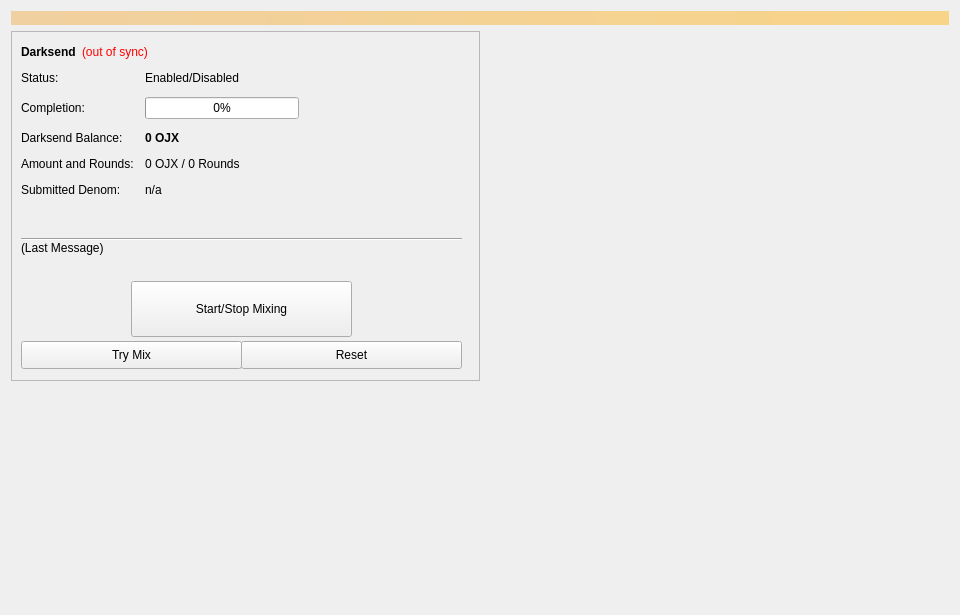
<?xml version="1.0" encoding="UTF-8"?>
<ui version="4.0">
 <class>Coinmix</class>
 <widget class="QWidget" name="Coinmix">
  <property name="geometry">
   <rect>
    <x>0</x>
    <y>0</y>
    <width>960</width>
    <height>615</height>
   </rect>
  </property>
  <property name="minimumSize">
   <size>
    <width>960</width>
    <height>0</height>
   </size>
  </property>
  <property name="windowTitle">
   <string>Form</string>
  </property>
  <layout class="QVBoxLayout" name="topLayout">
   <item>
    <widget class="QLabel" name="labelAlerts">
     <property name="visible">
      <bool>false</bool>
     </property>
     <property name="styleSheet">
      <string notr="true">background-color: qlineargradient(x1: 0, y1: 0, x2: 1, y2: 0, stop:0 #F0D0A0, stop:1 #F8D488); color:#000000;</string>
     </property>
     <property name="wordWrap">
      <bool>true</bool>
     </property>
     <property name="margin">
      <number>3</number>
     </property>
    </widget>
   </item>
   <item>
    <layout class="QHBoxLayout" name="horizontalLayout" stretch="1,1">
     <item>
      <layout class="QVBoxLayout" name="verticalLayout_2">
       <item>
        <widget class="QFrame" name="frameDarksend">
         <property name="minimumSize">
          <size>
           <width>0</width>
           <height>350</height>
          </size>
         </property>
         <property name="layoutDirection">
          <enum>Qt::LeftToRight</enum>
         </property>
         <property name="frameShape">
          <enum>QFrame::StyledPanel</enum>
         </property>
         <property name="frameShadow">
          <enum>QFrame::Raised</enum>
         </property>
         <widget class="QWidget" name="formLayoutWidget">
          <property name="geometry">
           <rect>
            <x>10</x>
            <y>40</y>
            <width>451</width>
            <height>161</height>
           </rect>
          </property>
          <layout class="QFormLayout" name="formLayout">
           <property name="fieldGrowthPolicy">
            <enum>QFormLayout::AllNonFixedFieldsGrow</enum>
           </property>
           <property name="horizontalSpacing">
            <number>11</number>
           </property>
           <property name="verticalSpacing">
            <number>12</number>
           </property>
           <item row="0" column="0">
            <widget class="QLabel" name="label_6">
             <property name="text">
              <string>Status:</string>
             </property>
            </widget>
           </item>
           <item row="1" column="0">
            <widget class="QLabel" name="label_7">
             <property name="text">
              <string>Completion:</string>
             </property>
            </widget>
           </item>
           <item row="1" column="1">
            <widget class="QProgressBar" name="DarksendProgress">
             <property name="maximumSize">
              <size>
               <width>154</width>
               <height>16777215</height>
              </size>
             </property>
             <property name="value">
              <number>0</number>
             </property>
            </widget>
           </item>
           <item row="2" column="0">
            <widget class="QLabel" name="labelAnonymizedText">
             <property name="text">
              <string>Darksend Balance:</string>
             </property>
            </widget>
           </item>
           <item row="2" column="1">
            <widget class="QLabel" name="labelAnonymized">
             <property name="font">
              <font>
               <weight>75</weight>
               <bold>true</bold>
              </font>
             </property>
             <property name="text">
              <string notr="true">0 OJX</string>
             </property>
            </widget>
           </item>
           <item row="3" column="0">
            <widget class="QLabel" name="label_8">
             <property name="text">
              <string>Amount and Rounds:</string>
             </property>
            </widget>
           </item>
           <item row="3" column="1">
            <widget class="QLabel" name="labelAmountRounds">
             <property name="text">
              <string>0 OJX / 0 Rounds</string>
             </property>
            </widget>
           </item>
           <item row="4" column="0">
            <widget class="QLabel" name="label_9">
             <property name="text">
              <string>Submitted Denom:</string>
             </property>
            </widget>
           </item>
           <item row="4" column="1">
            <widget class="QLabel" name="labelSubmittedDenom">
             <property name="toolTip">
              <string>The denominations you submitted to the Masternode.&lt;br&gt;To mix, other users must submit the exact same denominations.</string>
             </property>
             <property name="text">
              <string>n/a</string>
             </property>
            </widget>
           </item>
           <item row="0" column="1">
            <widget class="QLabel" name="DarksendEnabled">
             <property name="text">
              <string>Enabled/Disabled</string>
             </property>
            </widget>
           </item>
          </layout>
         </widget>
         <widget class="QPushButton" name="runAutoDenom">
          <property name="geometry">
           <rect>
            <x>251</x>
            <y>17</y>
            <width>1</width>
            <height>1</height>
           </rect>
          </property>
          <property name="palette">
           <palette>
            <active>
             <colorrole role="WindowText">
              <brush brushstyle="SolidPattern">
               <color alpha="255">
                <red>0</red>
                <green>0</green>
                <blue>0</blue>
               </color>
              </brush>
             </colorrole>
             <colorrole role="Button">
              <brush brushstyle="SolidPattern">
               <color alpha="255">
                <red>239</red>
                <green>238</green>
                <blue>238</blue>
               </color>
              </brush>
             </colorrole>
             <colorrole role="Light">
              <brush brushstyle="SolidPattern">
               <color alpha="255">
                <red>255</red>
                <green>255</green>
                <blue>255</blue>
               </color>
              </brush>
             </colorrole>
             <colorrole role="Midlight">
              <brush brushstyle="SolidPattern">
               <color alpha="255">
                <red>247</red>
                <green>246</green>
                <blue>246</blue>
               </color>
              </brush>
             </colorrole>
             <colorrole role="Dark">
              <brush brushstyle="SolidPattern">
               <color alpha="255">
                <red>119</red>
                <green>119</green>
                <blue>119</blue>
               </color>
              </brush>
             </colorrole>
             <colorrole role="Mid">
              <brush brushstyle="SolidPattern">
               <color alpha="255">
                <red>159</red>
                <green>159</green>
                <blue>159</blue>
               </color>
              </brush>
             </colorrole>
             <colorrole role="Text">
              <brush brushstyle="SolidPattern">
               <color alpha="255">
                <red>0</red>
                <green>0</green>
                <blue>0</blue>
               </color>
              </brush>
             </colorrole>
             <colorrole role="BrightText">
              <brush brushstyle="SolidPattern">
               <color alpha="255">
                <red>255</red>
                <green>255</green>
                <blue>255</blue>
               </color>
              </brush>
             </colorrole>
             <colorrole role="ButtonText">
              <brush brushstyle="SolidPattern">
               <color alpha="255">
                <red>0</red>
                <green>0</green>
                <blue>0</blue>
               </color>
              </brush>
             </colorrole>
             <colorrole role="Base">
              <brush brushstyle="SolidPattern">
               <color alpha="255">
                <red>255</red>
                <green>255</green>
                <blue>255</blue>
               </color>
              </brush>
             </colorrole>
             <colorrole role="Window">
              <brush brushstyle="SolidPattern">
               <color alpha="255">
                <red>239</red>
                <green>238</green>
                <blue>238</blue>
               </color>
              </brush>
             </colorrole>
             <colorrole role="Shadow">
              <brush brushstyle="SolidPattern">
               <color alpha="255">
                <red>0</red>
                <green>0</green>
                <blue>0</blue>
               </color>
              </brush>
             </colorrole>
             <colorrole role="AlternateBase">
              <brush brushstyle="SolidPattern">
               <color alpha="255">
                <red>247</red>
                <green>246</green>
                <blue>246</blue>
               </color>
              </brush>
             </colorrole>
             <colorrole role="ToolTipBase">
              <brush brushstyle="SolidPattern">
               <color alpha="255">
                <red>255</red>
                <green>255</green>
                <blue>220</blue>
               </color>
              </brush>
             </colorrole>
             <colorrole role="ToolTipText">
              <brush brushstyle="SolidPattern">
               <color alpha="255">
                <red>0</red>
                <green>0</green>
                <blue>0</blue>
               </color>
              </brush>
             </colorrole>
            </active>
            <inactive>
             <colorrole role="WindowText">
              <brush brushstyle="SolidPattern">
               <color alpha="255">
                <red>0</red>
                <green>0</green>
                <blue>0</blue>
               </color>
              </brush>
             </colorrole>
             <colorrole role="Button">
              <brush brushstyle="SolidPattern">
               <color alpha="255">
                <red>239</red>
                <green>238</green>
                <blue>238</blue>
               </color>
              </brush>
             </colorrole>
             <colorrole role="Light">
              <brush brushstyle="SolidPattern">
               <color alpha="255">
                <red>255</red>
                <green>255</green>
                <blue>255</blue>
               </color>
              </brush>
             </colorrole>
             <colorrole role="Midlight">
              <brush brushstyle="SolidPattern">
               <color alpha="255">
                <red>247</red>
                <green>246</green>
                <blue>246</blue>
               </color>
              </brush>
             </colorrole>
             <colorrole role="Dark">
              <brush brushstyle="SolidPattern">
               <color alpha="255">
                <red>119</red>
                <green>119</green>
                <blue>119</blue>
               </color>
              </brush>
             </colorrole>
             <colorrole role="Mid">
              <brush brushstyle="SolidPattern">
               <color alpha="255">
                <red>159</red>
                <green>159</green>
                <blue>159</blue>
               </color>
              </brush>
             </colorrole>
             <colorrole role="Text">
              <brush brushstyle="SolidPattern">
               <color alpha="255">
                <red>0</red>
                <green>0</green>
                <blue>0</blue>
               </color>
              </brush>
             </colorrole>
             <colorrole role="BrightText">
              <brush brushstyle="SolidPattern">
               <color alpha="255">
                <red>255</red>
                <green>255</green>
                <blue>255</blue>
               </color>
              </brush>
             </colorrole>
             <colorrole role="ButtonText">
              <brush brushstyle="SolidPattern">
               <color alpha="255">
                <red>0</red>
                <green>0</green>
                <blue>0</blue>
               </color>
              </brush>
             </colorrole>
             <colorrole role="Base">
              <brush brushstyle="SolidPattern">
               <color alpha="255">
                <red>255</red>
                <green>255</green>
                <blue>255</blue>
               </color>
              </brush>
             </colorrole>
             <colorrole role="Window">
              <brush brushstyle="SolidPattern">
               <color alpha="255">
                <red>239</red>
                <green>238</green>
                <blue>238</blue>
               </color>
              </brush>
             </colorrole>
             <colorrole role="Shadow">
              <brush brushstyle="SolidPattern">
               <color alpha="255">
                <red>0</red>
                <green>0</green>
                <blue>0</blue>
               </color>
              </brush>
             </colorrole>
             <colorrole role="AlternateBase">
              <brush brushstyle="SolidPattern">
               <color alpha="255">
                <red>247</red>
                <green>246</green>
                <blue>246</blue>
               </color>
              </brush>
             </colorrole>
             <colorrole role="ToolTipBase">
              <brush brushstyle="SolidPattern">
               <color alpha="255">
                <red>255</red>
                <green>255</green>
                <blue>220</blue>
               </color>
              </brush>
             </colorrole>
             <colorrole role="ToolTipText">
              <brush brushstyle="SolidPattern">
               <color alpha="255">
                <red>0</red>
                <green>0</green>
                <blue>0</blue>
               </color>
              </brush>
             </colorrole>
            </inactive>
            <disabled>
             <colorrole role="WindowText">
              <brush brushstyle="SolidPattern">
               <color alpha="255">
                <red>119</red>
                <green>119</green>
                <blue>119</blue>
               </color>
              </brush>
             </colorrole>
             <colorrole role="Button">
              <brush brushstyle="SolidPattern">
               <color alpha="255">
                <red>239</red>
                <green>238</green>
                <blue>238</blue>
               </color>
              </brush>
             </colorrole>
             <colorrole role="Light">
              <brush brushstyle="SolidPattern">
               <color alpha="255">
                <red>255</red>
                <green>255</green>
                <blue>255</blue>
               </color>
              </brush>
             </colorrole>
             <colorrole role="Midlight">
              <brush brushstyle="SolidPattern">
               <color alpha="255">
                <red>247</red>
                <green>246</green>
                <blue>246</blue>
               </color>
              </brush>
             </colorrole>
             <colorrole role="Dark">
              <brush brushstyle="SolidPattern">
               <color alpha="255">
                <red>119</red>
                <green>119</green>
                <blue>119</blue>
               </color>
              </brush>
             </colorrole>
             <colorrole role="Mid">
              <brush brushstyle="SolidPattern">
               <color alpha="255">
                <red>159</red>
                <green>159</green>
                <blue>159</blue>
               </color>
              </brush>
             </colorrole>
             <colorrole role="Text">
              <brush brushstyle="SolidPattern">
               <color alpha="255">
                <red>119</red>
                <green>119</green>
                <blue>119</blue>
               </color>
              </brush>
             </colorrole>
             <colorrole role="BrightText">
              <brush brushstyle="SolidPattern">
               <color alpha="255">
                <red>255</red>
                <green>255</green>
                <blue>255</blue>
               </color>
              </brush>
             </colorrole>
             <colorrole role="ButtonText">
              <brush brushstyle="SolidPattern">
               <color alpha="255">
                <red>119</red>
                <green>119</green>
                <blue>119</blue>
               </color>
              </brush>
             </colorrole>
             <colorrole role="Base">
              <brush brushstyle="SolidPattern">
               <color alpha="255">
                <red>239</red>
                <green>238</green>
                <blue>238</blue>
               </color>
              </brush>
             </colorrole>
             <colorrole role="Window">
              <brush brushstyle="SolidPattern">
               <color alpha="255">
                <red>239</red>
                <green>238</green>
                <blue>238</blue>
               </color>
              </brush>
             </colorrole>
             <colorrole role="Shadow">
              <brush brushstyle="SolidPattern">
               <color alpha="255">
                <red>0</red>
                <green>0</green>
                <blue>0</blue>
               </color>
              </brush>
             </colorrole>
             <colorrole role="AlternateBase">
              <brush brushstyle="SolidPattern">
               <color alpha="255">
                <red>239</red>
                <green>238</green>
                <blue>238</blue>
               </color>
              </brush>
             </colorrole>
             <colorrole role="ToolTipBase">
              <brush brushstyle="SolidPattern">
               <color alpha="255">
                <red>255</red>
                <green>255</green>
                <blue>220</blue>
               </color>
              </brush>
             </colorrole>
             <colorrole role="ToolTipText">
              <brush brushstyle="SolidPattern">
               <color alpha="255">
                <red>0</red>
                <green>0</green>
                <blue>0</blue>
               </color>
              </brush>
             </colorrole>
            </disabled>
           </palette>
          </property>
          <property name="focusPolicy">
           <enum>Qt::NoFocus</enum>
          </property>
          <property name="autoFillBackground">
           <bool>true</bool>
          </property>
          <property name="text">
           <string/>
          </property>
          <property name="flat">
           <bool>true</bool>
          </property>
         </widget>
         <widget class="QPushButton" name="toggleDarksend">
          <property name="geometry">
           <rect>
            <x>120</x>
            <y>250</y>
            <width>221</width>
            <height>56</height>
           </rect>
          </property>
          <property name="sizePolicy">
           <sizepolicy hsizetype="MinimumExpanding" vsizetype="Fixed">
            <horstretch>0</horstretch>
            <verstretch>0</verstretch>
           </sizepolicy>
          </property>
          <property name="text">
           <string>Start/Stop Mixing</string>
          </property>
         </widget>
         <widget class="Line" name="lineLastMessage">
          <property name="geometry">
           <rect>
            <x>10</x>
            <y>200</y>
            <width>441</width>
            <height>16</height>
           </rect>
          </property>
          <property name="orientation">
           <enum>Qt::Horizontal</enum>
          </property>
         </widget>
         <widget class="QLabel" name="DarksendStatus">
          <property name="geometry">
           <rect>
            <x>10</x>
            <y>210</y>
            <width>451</width>
            <height>43</height>
           </rect>
          </property>
          <property name="minimumSize">
           <size>
            <width>288</width>
            <height>43</height>
           </size>
          </property>
          <property name="text">
           <string>(Last Message)</string>
          </property>
          <property name="alignment">
           <set>Qt::AlignLeading|Qt::AlignLeft|Qt::AlignTop</set>
          </property>
          <property name="wordWrap">
           <bool>true</bool>
          </property>
         </widget>
         <widget class="QPushButton" name="DarksendAuto">
          <property name="geometry">
           <rect>
            <x>10</x>
            <y>310</y>
            <width>221</width>
            <height>28</height>
           </rect>
          </property>
          <property name="sizePolicy">
           <sizepolicy hsizetype="MinimumExpanding" vsizetype="Fixed">
            <horstretch>0</horstretch>
            <verstretch>0</verstretch>
           </sizepolicy>
          </property>
          <property name="toolTip">
           <string>Try to manually submit a Darksend request.</string>
          </property>
          <property name="text">
           <string>Try Mix</string>
          </property>
         </widget>
         <widget class="QPushButton" name="DarksendReset">
          <property name="geometry">
           <rect>
            <x>230</x>
            <y>310</y>
            <width>221</width>
            <height>28</height>
           </rect>
          </property>
          <property name="sizePolicy">
           <sizepolicy hsizetype="MinimumExpanding" vsizetype="Fixed">
            <horstretch>0</horstretch>
            <verstretch>0</verstretch>
           </sizepolicy>
          </property>
          <property name="toolTip">
           <string>Reset the current status of Darksend (can interrupt Darksend if it's in the process of Mixing, which can cost you money!)</string>
          </property>
          <property name="autoFillBackground">
           <bool>false</bool>
          </property>
          <property name="text">
           <string>Reset</string>
          </property>
         </widget>
         <widget class="QWidget" name="layoutWidget">
          <property name="geometry">
           <rect>
            <x>10</x>
            <y>10</y>
            <width>431</width>
            <height>22</height>
           </rect>
          </property>
          <layout class="QHBoxLayout" name="horizontalLayout_5">
           <item>
            <widget class="QLabel" name="label_2">
             <property name="font">
              <font>
               <weight>75</weight>
               <bold>true</bold>
              </font>
             </property>
             <property name="text">
              <string>Darksend</string>
             </property>
            </widget>
           </item>
           <item>
            <widget class="QLabel" name="labelDarksendSyncStatus">
             <property name="toolTip">
              <string>The displayed information may be out of date. Your wallet automatically synchronizes with the ojx network after a connection is established, but this process has not completed yet.</string>
             </property>
             <property name="styleSheet">
              <string notr="true">QLabel { color: red; }</string>
             </property>
             <property name="text">
              <string notr="true">(out of sync)</string>
             </property>
             <property name="alignment">
              <set>Qt::AlignLeading|Qt::AlignLeft|Qt::AlignVCenter</set>
             </property>
            </widget>
           </item>
           <item>
            <spacer name="horizontalSpacer_4">
             <property name="orientation">
              <enum>Qt::Horizontal</enum>
             </property>
             <property name="sizeHint" stdset="0">
              <size>
               <width>40</width>
               <height>20</height>
              </size>
             </property>
            </spacer>
           </item>
          </layout>
         </widget>
        </widget>
       </item>
       <item>
        <spacer name="verticalSpacer">
         <property name="orientation">
          <enum>Qt::Vertical</enum>
         </property>
         <property name="sizeHint" stdset="0">
          <size>
           <width>20</width>
           <height>40</height>
          </size>
         </property>
        </spacer>
       </item>
      </layout>
     </item>
     <item>
      <layout class="QVBoxLayout" name="verticalLayout_3">
       <item>
        <spacer name="verticalSpacer_2">
         <property name="orientation">
          <enum>Qt::Vertical</enum>
         </property>
         <property name="sizeType">
          <enum>QSizePolicy::Expanding</enum>
         </property>
         <property name="sizeHint" stdset="0">
          <size>
           <width>20</width>
           <height>40</height>
          </size>
         </property>
        </spacer>
       </item>
      </layout>
     </item>
    </layout>
   </item>
  </layout>
 </widget>
 <resources/>
 <connections/>
</ui>
